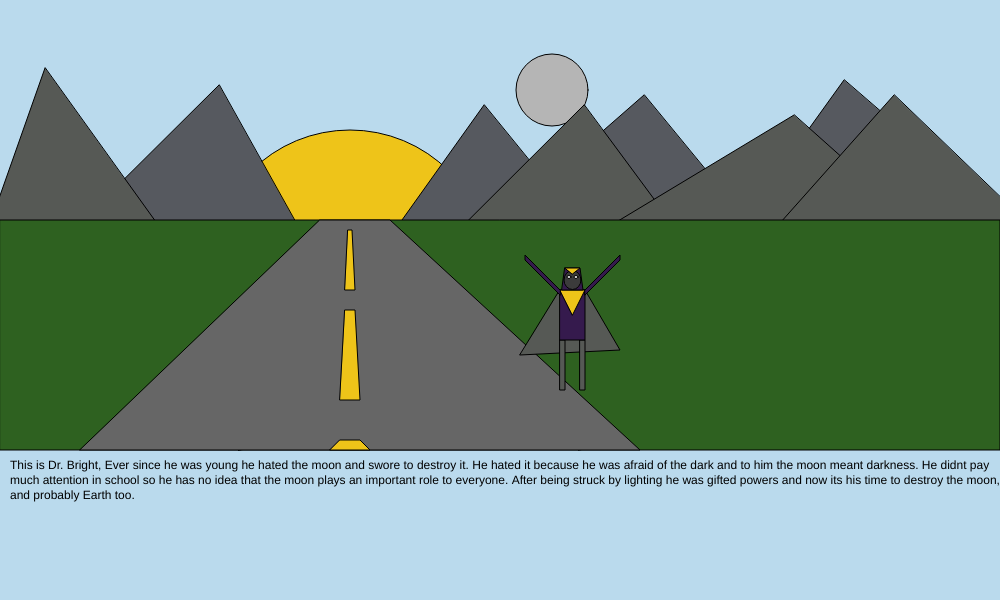
Frame 1 (no input)
Frame 60 (no input): identical to frame 1, image omitted
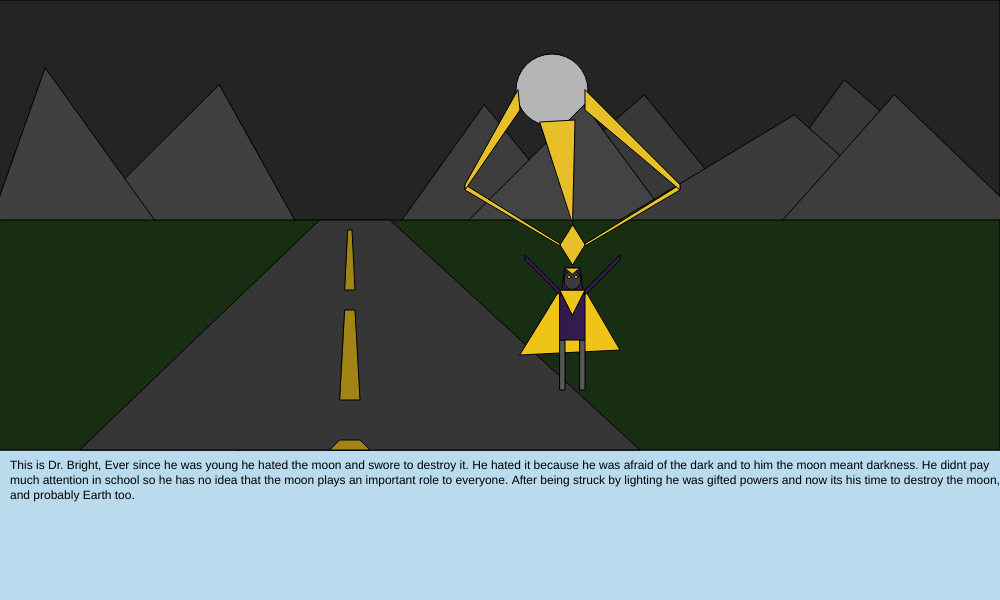
Frame 120 (the mouse pressed at the canvas centre since frame 60)

The p5.js sketch that drew these frames (run headless with seeded random() and noise() and a simulated clock; from frame 60 on, the mouse is pressed at the canvas centre):

// p5.js sketch
// ── sketch.js
function setup(){
  createCanvas(1000, 600);
  
}



function draw() {
  background(186,218,237);
 // noStroke();


 if (mouseIsPressed) {

  // background

  fill("black") ;
text("This is Dr. Bright, Ever since he was young he hated the moon and swore to destroy it. He hated it because he was afraid of the dark and to him the moon meant darkness. He didnt pay much attention in school so he has no idea that the moon plays an important role to everyone. After being struck by lighting he was gifted powers and now its his time to destroy the moon, and probably Earth too. ", 10, 460, 1000, 1000) ;



  fill(36);
  quad(0, 0, 1000, 0, 1000, 450, 0, 450);
    
  fill(64);
  triangle(219, 85, -58, 360, 378, 370);
  
    fill(181, 181, 181);
  ellipse(552, 90, 72, 72);

  fill(64);
  triangle(45, 68, -58, 360, 190, 270);
  
  fill(61);
  triangle(484, 105, 238, 450, 700, 370);
  
      fill(56);
  triangle(644, 95, 238, 450, 870, 370);
  
    fill(67);
  triangle(584, 105, 238, 450, 780, 370);

    fill(56);
  triangle(844, 80, 578, 450, 1180, 370);
  
  fill(59);
  triangle(794, 115, 238, 450, 1080, 370);

  fill(61);
  triangle(894, 95, 578, 450, 1180, 370);
  
  

// road

  fill(24, 46, 19);
  quad(0, 220, 1000, 220, 1000, 450, 0, 450);
  
  fill(54);
  quad(320, 220, 390, 220, 640, 450, 80, 450);
  
  fill(161, 132, 19);
  quad(345, 310, 355, 310, 360, 400, 340, 400);
  
    fill(161, 132, 19);
  quad(345, 290, 355, 290, 352, 230, 348, 230);

  fill(161, 132, 19);
  quad(330, 450, 370, 450, 360, 440, 340, 440);



    // person
    fill(238, 196, 25);
    quad(560, 290, 585, 290, 620, 350, 520, 355);
  
    fill(86, 89, 85);
    quad(560, 390, 565, 390, 565, 340, 560, 340);
    
    fill(86, 89, 85);
    quad(580, 390, 585, 390, 585, 340, 580, 340);
  
    fill(53, 26, 77);
    quad(560, 290, 585, 290, 585, 340, 560, 340);
  
    fill(238, 196, 25);
    triangle(560, 290, 585, 290, 572.5, 315);
  
    fill(53, 26, 77);
    quad(562, 290, 583, 290, 580, 268, 565, 268);
  
    fill(59, 59, 59);
    ellipse(572.5, 280, 17, 19);
  
    fill(238, 196, 25);
    ellipse(569, 277, 4, 3);
  
    fill(238, 196, 25);
    ellipse(576, 277, 4, 3);
  
    fill(238, 196, 25);
    triangle(565, 268, 580, 268, 572.5, 274);
  
    fill(53, 26, 77);
    quad(560, 290, 525, 255, 525, 260, 560, 295);
  
    fill(53, 26, 77);
    quad(585, 290, 620, 255, 620, 260, 585, 295);

// lightning

    fill(230, 191, 41);
    quad(572.5, 225, 560, 245, 572.5, 265, 585, 245);

    fill(230, 191, 41);
    quad(560, 244, 560, 246, 465, 190, 465, 185);

    fill(230, 191, 41);
    quad(585, 244, 585, 246, 680, 190, 680, 185);

    fill(230, 191, 41);
    quad(585, 90, 585, 110, 680, 190, 680, 185);

    fill(230, 191, 41);
    quad(518, 90, 520, 110, 465, 190, 465, 185);

    fill(230, 191, 41);
    quad(572.5, 225, 572.5, 225, 575, 120, 540, 122);




} 

else {

      // background
    fill(238, 196, 25);
  arc(350, 270, 280, 280, PI, TWO_PI);
    
  fill(86, 89, 95);
  triangle(219, 85, -58, 360, 378, 370);
  
    fill(181, 181, 181);
  ellipse(552, 90, 72, 72);

  fill(86, 89, 85);
  triangle(45, 68, -58, 360, 190, 270);
  
  fill(86, 89, 95);
  triangle(484, 105, 238, 450, 700, 370);
  
      fill(86, 89, 95);
  triangle(644, 95, 238, 450, 870, 370);
  
    fill(86, 89, 85);
  triangle(584, 105, 238, 450, 780, 370);


  fill(86, 89, 95);
  triangle(844, 80, 578, 450, 1180, 370);
  
  fill(86, 89, 85);
  triangle(794, 115, 238, 450, 1080, 370);

  fill(86, 89, 85);
  triangle(894, 95, 578, 450, 1180, 370);

  
  
    // road

  fill(46, 97, 32);
  quad(0, 220, 1000, 220, 1000, 450, 0, 450);
  
  fill(102);
  quad(320, 220, 390, 220, 640, 450, 80, 450);
  
  fill(238, 196, 25);
  quad(345, 310, 355, 310, 360, 400, 340, 400);
  
    fill(238, 196, 25);
  quad(345, 290, 355, 290, 352, 230, 348, 230);

  fill(238, 196, 25);
  quad(330, 450, 370, 450, 360, 440, 340, 440);

  


    // person
  fill(86, 89, 85);
  quad(560, 290, 585, 290, 620, 350, 520, 355);

  fill(86, 89, 85);
  quad(560, 390, 565, 390, 565, 340, 560, 340);
  
  fill(86, 89, 85);
  quad(580, 390, 585, 390, 585, 340, 580, 340);

  fill(53, 26, 77);
  quad(560, 290, 585, 290, 585, 340, 560, 340);

  fill(238, 196, 25);
  triangle(560, 290, 585, 290, 572.5, 315);

  fill(53, 26, 77);
  quad(562, 290, 583, 290, 580, 268, 565, 268);

  fill(59, 59, 59);
  ellipse(572.5, 280, 17, 19);

  fill(230, 230, 230);
  ellipse(569, 277, 4, 3);

  fill(230, 230, 230);
  ellipse(576, 277, 4, 3);

  fill(238, 196, 25);
  triangle(565, 268, 580, 268, 572.5, 274);

  fill(53, 26, 77);
  quad(560, 290, 525, 255, 525, 260, 560, 295);

  fill(53, 26, 77);
  quad(585, 290, 620, 255, 620, 260, 585, 295);

  fill("black") ;
  text("This is Dr. Bright, Ever since he was young he hated the moon and swore to destroy it. He hated it because he was afraid of the dark and to him the moon meant darkness. He didnt pay much attention in school so he has no idea that the moon plays an important role to everyone. After being struck by lighting he was gifted powers and now its his time to destroy the moon, and probably Earth too. ", 10, 460, 1000, 1000) ;
  
}
}



function mouseReleased() {
  print(mouseX + "," + mouseY);
}
